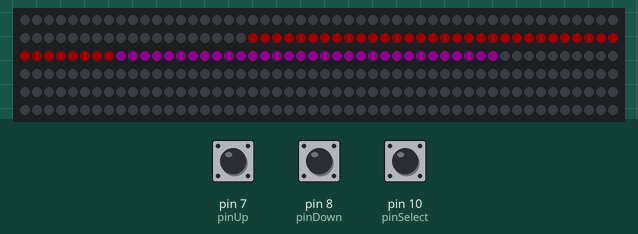
Bench run of a sketch on a simulated Arduino Uno, built with avr-gcc and run on an emulated ATmega328P. Parts: 300 RGB LEDs in strip order, left to right, continuing on the next row. The test bench sets the inputs (shaded band); at power-on: pin 7 (pinUp) LOW, pin 8 (pinDown) LOW, pin 10 (pinSelect) LOW. Dim RGB values are drawn brighter than linear; random numbers use the default seed unless the sketch sets one; what the sketch prints to the serial monitor is not drawn.

Above: at 1.2 s.
1.3 s: pin 7 (pinUp) pulled HIGH for 0.15 s
At 1.7 s:
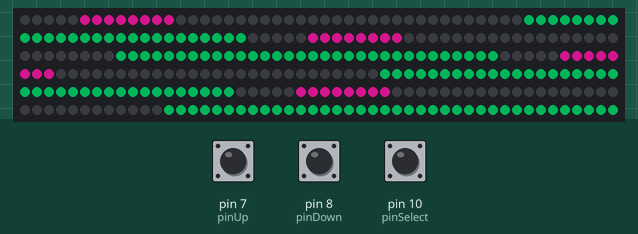
2.0 s: pin 8 (pinDown) pulled HIGH for 0.15 s
At 2.31 s:
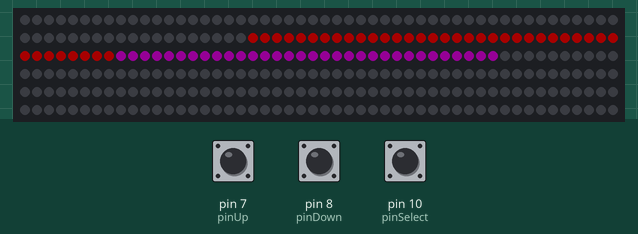
2.7 s: pin 7 (pinUp) pulled HIGH for 1 s
At 2.93 s:
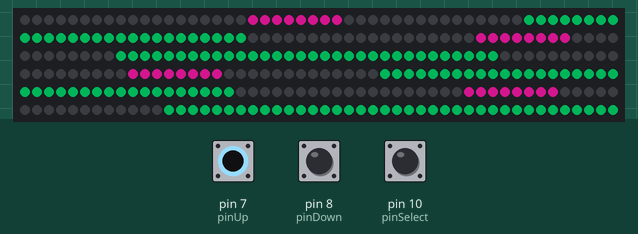
4.3 s: pin 8 (pinDown) pulled HIGH for 1 s
At 11.54 s:
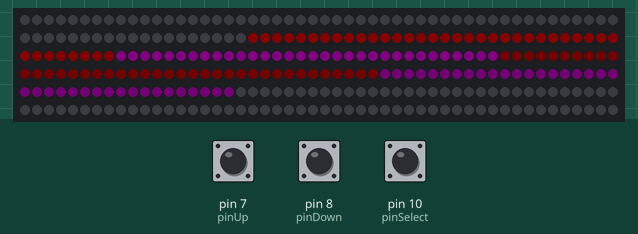

The sketch:

cloudsino.ino
```cpp
#include <FastLED.h>
#define NUM_LEDS 300
#define DATA_PIN 6
#define MAX_DIVIDER 16
#define INIT 10
#define SPEED 1
#define COLORSWITCH 4

const int pinSelect=10;
const int pinUp=7;
const int pinDown=8;
const int pinBack=9;
const int patternNum=2;

int selectState;
int previousUp=LOW;
int previousDown=LOW;
unsigned long tUp = 0;         // the last time the output pin was toggled
unsigned long tDown = 0;         // the last time the output pin was toggled
unsigned long debounce = 200;   // the debounce time, increase if the output flickers


int currentUp;
int currentDown;

unsigned int central[]={0,0,0,0};
const unsigned int cloudIndices[]={0,69,140,218};
const unsigned int skyIndices[]={42,108,180,262};
unsigned int stripLength=0;
unsigned int widthPattern=8;
unsigned int divider=1;
unsigned int turncnt=0;
int faders[]={0,0,0,0};
unsigned int pattern=0;
unsigned int readingPot;
unsigned int switchDelay=1;
unsigned int cloudColorIndex=0;
unsigned int skyColorIndex=2;
CRGB leds[NUM_LEDS];

void fadeinandout(CRGB *leds,int cloudIndices[], int skyIndices[], int faders[])
{
  unsigned int lower;
  unsigned int upper;
  Serial.println("-----------");

  for (int k=0; k<4; k++)
  {
    for(int i=cloudIndices[k];i<skyIndices[k];i++)
      {
        leds[i]=CRGB::Red;
        leds[i].fadeToBlackBy(abs(255-faders[k]));
        leds[i]/=2;
      }
    Serial.println(256-faders[k]);

    lower=skyIndices[k];
    if(k==3)
    {
      upper=NUM_LEDS;
    }
    else{
      upper=cloudIndices[k+1];
    }
    for(int i=lower;i<upper;i++)
      {
        leds[i]=CRGB::Purple;
        leds[i].fadeToBlackBy(abs(255-faders[k]));
        leds[i]/=2;
      }
      if(faders[k]!=0){faders[k]=(faders[k]+2)%510;}
      else if (random(0,1020)==101) {
        faders[k]=1;
      }
      if((faders[0]+faders[1]+faders[2]+faders[3])==0)
      { faders[int(round(random(0,4)))]=1;}

  }
  FastLED.show();
  for(int i=0;i<=NUM_LEDS;i++)
  {
    leds[i]=CRGB::Black;
  }

}

void passingBand(CRGB *leds, CRGB *predefColors,int cloudIndices[], int skyIndices[], int widthPattern, int *central, int *turncnt,int *cloudColorIndex,int *skyColorIndex)
{
  unsigned int lower;
  unsigned int upper;
  int colorNumber=sizeof(predefColors)/sizeof(CRGB);
  for (int k=0; k<4; k++)
  {
    stripLength=skyIndices[k]-cloudIndices[k];
    for (int i=0; i<widthPattern; i++)
    {
      leds[(central[k]+i)%stripLength+cloudIndices[k]]=predefColors[*cloudColorIndex];
      leds[(central[k]+i)%stripLength+cloudIndices[k]].maximizeBrightness();
      leds[(central[k]+i)%stripLength+cloudIndices[k]]/=2;
    }
    lower=skyIndices[k];
    if(k==3)
    {
      upper=NUM_LEDS;
    }
    else{
      upper=cloudIndices[k+1];
    }

    for(int j=lower; j<upper;j++)
    {
      leds[j]=predefColors[*skyColorIndex];
      leds[j]/=4;
    }

  }
    FastLED.show();
  for (int k=0; k<4; k++)
  {
    stripLength=skyIndices[k]-cloudIndices[k];
    for (int i=0; i<widthPattern; i++)
    {
      leds[(central[k]+i)%stripLength+cloudIndices[k]]=CRGB::Black;
      leds[(central[k]-i)%stripLength+cloudIndices[k]]=CRGB::Black;
    }
    lower=skyIndices[k];
    if(k==3)
    {
      upper=NUM_LEDS;
    }
    else{
      upper=cloudIndices[k+1];
    }

    for(int j=lower; j<upper;j++)
    {
      leds[j]=CRGB::Black;
    }


  }


  for (int k=0; k<4; k++)
  {
    stripLength=skyIndices[k]-cloudIndices[k];
    central[k]=(central[k]+SPEED)%stripLength;

  }
 if(central[0]==0)
    {
      *turncnt++;
      if(*turncnt==COLORSWITCH)
      {
        *cloudColorIndex=(*cloudColorIndex+1)%(colorNumber);
      }
      if(*turncnt==2*COLORSWITCH)
      {
        *turncnt=0;
        *skyColorIndex=(*skyColorIndex+1)%(colorNumber);
      }
    }
}


CRGB predefColors[]={CRGB::MediumVioletRed,CRGB::MidnightBlue,CRGB::SpringGreen,CRGB::Salmon,CRGB::Tomato,CRGB::Yellow,CRGB::Crimson,CRGB::GreenYellow,CRGB::MediumBlue,CRGB::Teal};
int colorNumber=sizeof(predefColors)/sizeof(CRGB);


void setup()
{
  FastLED.addLeds<NEOPIXEL, 6>(leds, NUM_LEDS);
  pinMode(pinSelect,INPUT);
  pinMode(pinUp,INPUT);
  tUp=millis();
  tDown=millis();
  pinMode(pinDown,INPUT);
  selectState=digitalRead(pinSelect);
  Serial.begin(9600);
}


void loop() {
  switch(pattern){
    case 1:
      passingBand(leds,predefColors,cloudIndices,skyIndices,widthPattern,central,&turncnt,&cloudColorIndex,&skyColorIndex);
      break;
    case 0:
      fadeinandout(leds,cloudIndices,skyIndices,faders);
      break;
  }


  //Control section of the code
  currentUp=digitalRead(pinUp);
  currentDown=digitalRead(pinDown);

  if (currentUp == HIGH && previousUp == LOW) {
    pattern=(pattern+1)%patternNum;
    Serial.println("Up!");
  }
  tUp=millis();
  previousUp=currentUp;
  if (currentDown == HIGH && previousDown == LOW ) {
    pattern=(pattern-1)%patternNum;
    Serial.println("Down!");
  }
  tDown=millis();
  previousDown=currentDown;
  delay(20);
}
```
